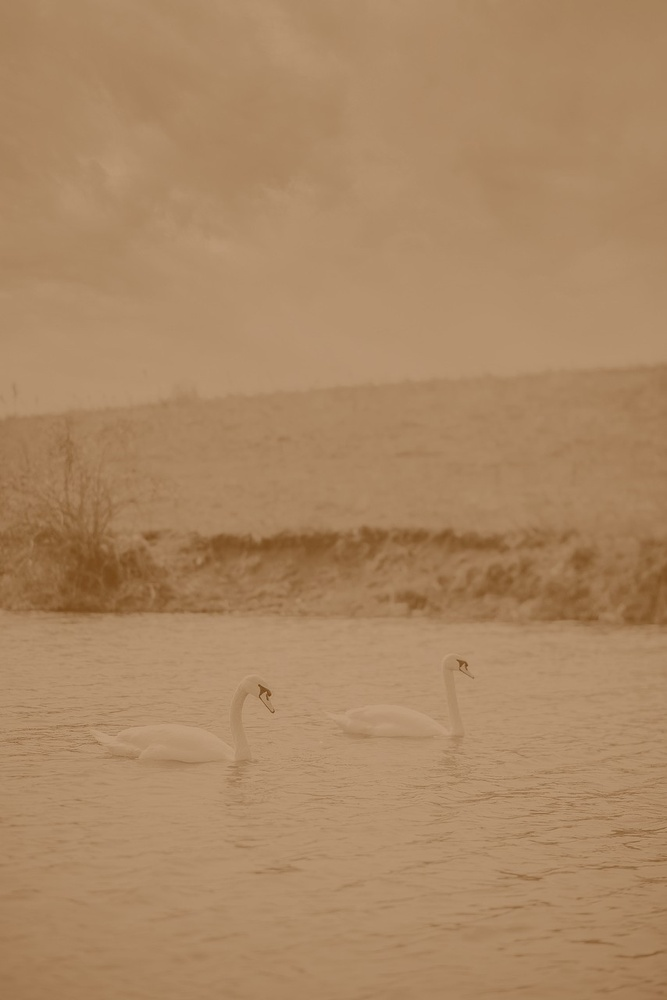
#> input picture input.jpg, 667 x 1000 px, shrunk from 854 x 1280 before the run
$ python bit_plane_slicing.py ../input.jpg
#> lines starting #> are read from the running program, lines starting #| are printed output that depends on the picture; after the words box and inside, x2 and y2 are one past the last pixel; in counts of white or black regions, pixels touching at a corner belong together
import sys
import numpy as np
import cv2
import matplotlib.pyplot as plt

def get_bit_plane(gray_img: np.ndarray, bit: int) -> np.ndarray:

    plane = (gray_img >> bit) & 1
    return plane * 255

def main():
    path = sys.argv[1] if len(sys.argv) > 1 else "nature.jpg"
    img = cv2.imread(path)
#> img is the input picture: shape (1000, 667, 3); mean B, G, R 99.5, 135.5, 170.7
    if img is None:
        raise FileNotFoundError(f"Could not read image at '{path}'")

    gray = cv2.cvtColor(img, cv2.COLOR_BGR2GRAY)
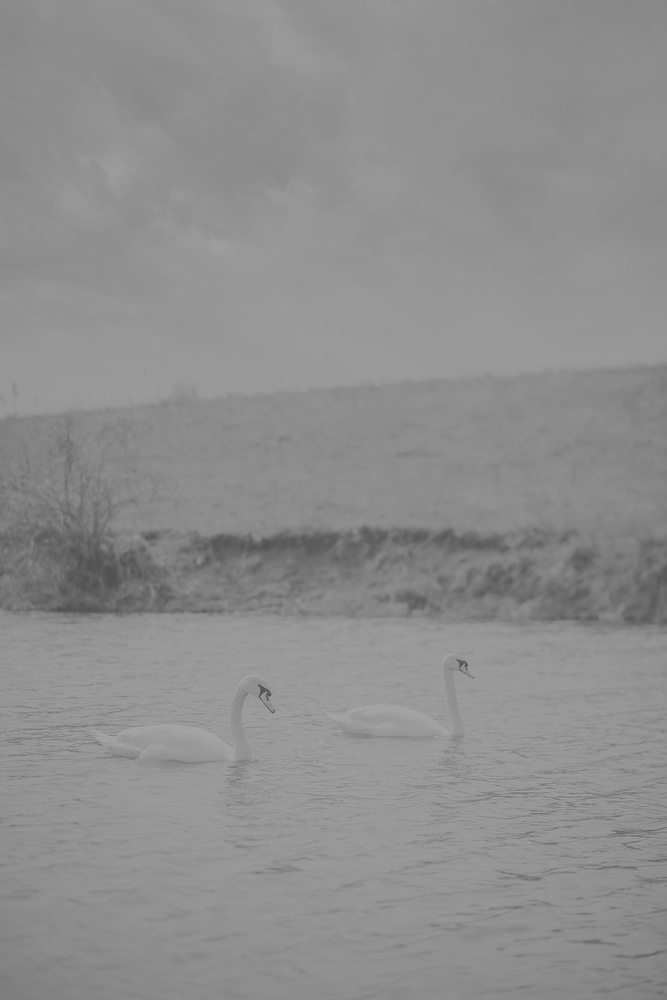
#> gray: shape (1000, 667); min 68, max 167, mean 141.9

    # Extract all 8 bit planes, from bit 7 (MSB) down to bit 0 (LSB)
    planes = [get_bit_plane(gray, bit) for bit in range(7, -1, -1)]
#> in get_bit_plane, `plane = (gray_img >> bit) & 1`:
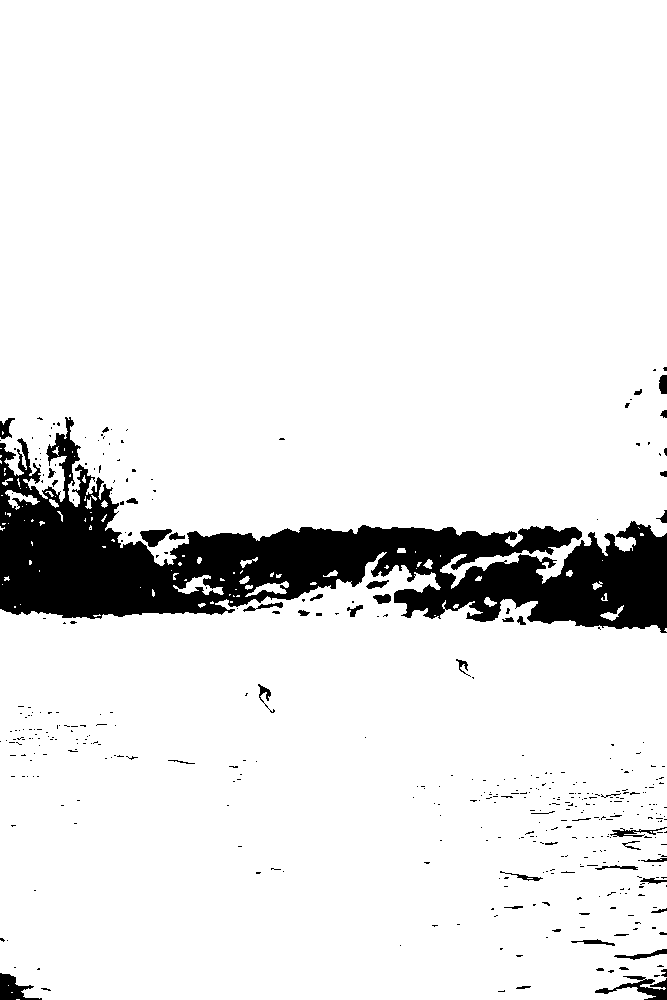
#> plane: shape (1000, 667); values 0 (black) and 1 (white), 91.3% white; 421 black regions (375 under 20 px), largest, box (x1, y1, x2, y2) and area: (0, 417, 667, 633) 52429, (595, 976, 667, 1000) 625, (0, 973, 42, 1000) 568
#> in get_bit_plane (call 3), `plane = (gray_img >> bit) & 1`: plane: shape (1000, 667); values 0 (black) and 1 (white), 8.4% white; 581 white regions (530 under 20 px), largest, box (x1, y1, x2, y2) and area: (0, 417, 667, 633) 48118, (91, 724, 235, 754) 905, (325, 704, 452, 735) 788
#> call 4 of get_bit_plane, with bit = 4
#> in get_bit_plane (call 4), `plane = (gray_img >> bit) & 1`:
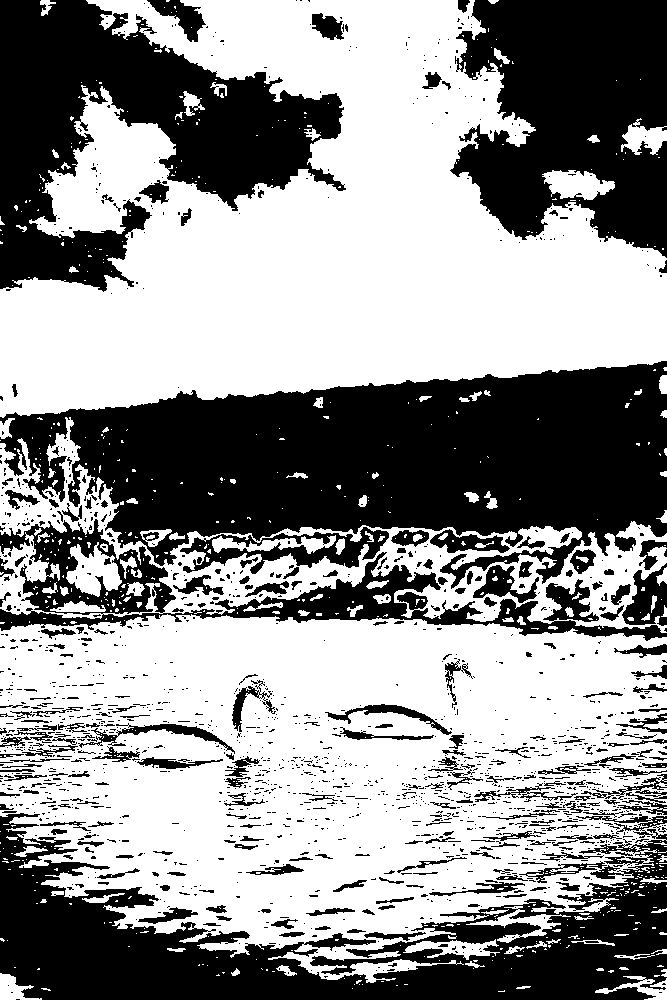
#> plane: shape (1000, 667); values 0 (black) and 1 (white), 57.1% white; 1631 black regions (1365 under 20 px), largest, box (x1, y1, x2, y2) and area: (0, 361, 667, 589) 89634, (0, 813, 667, 1000) 54361, (0, 0, 346, 292) 47444
#> in get_bit_plane (call 5), `plane = (gray_img >> bit) & 1`:
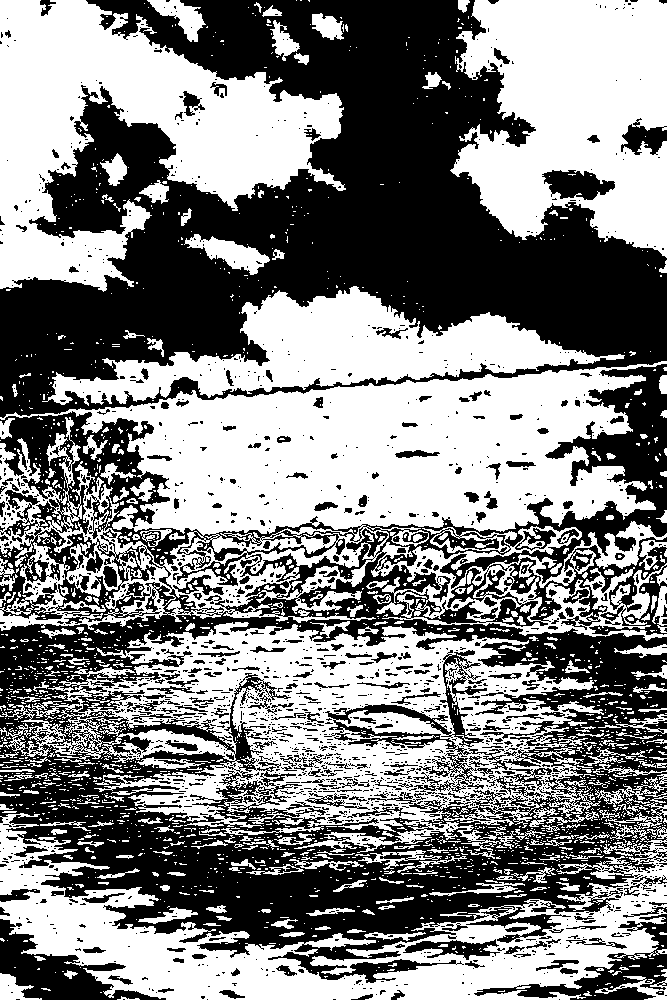
#> plane: shape (1000, 667); values 0 (black) and 1 (white), 51.6% white; 1879 black regions (1575 under 20 px), largest, box (x1, y1, x2, y2) and area: (0, 364, 667, 983) 151816, (0, 0, 667, 418) 135484, (0, 919, 166, 1000) 4873
#> in get_bit_plane (call 6), `plane = (gray_img >> bit) & 1`:
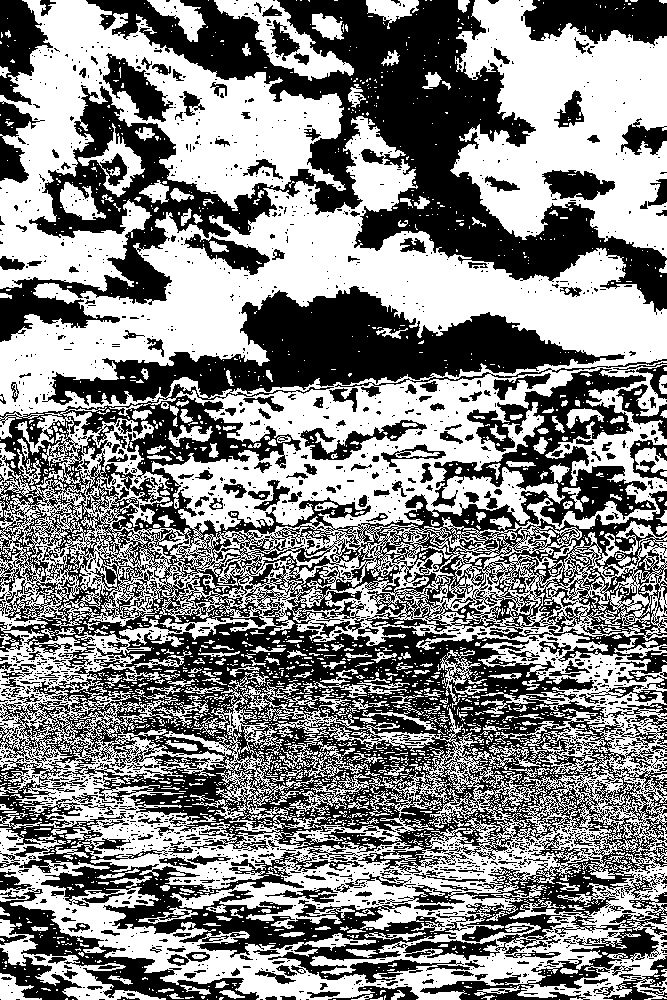
#> plane: shape (1000, 667); values 0 (black) and 1 (white), 52.5% white; 2234 black regions (1932 under 20 px), largest, box (x1, y1, x2, y2) and area: (0, 286, 667, 1000) 192741, (0, 0, 667, 342) 66689, (0, 888, 259, 1000) 5886
#> in get_bit_plane (call 7), `plane = (gray_img >> bit) & 1`:
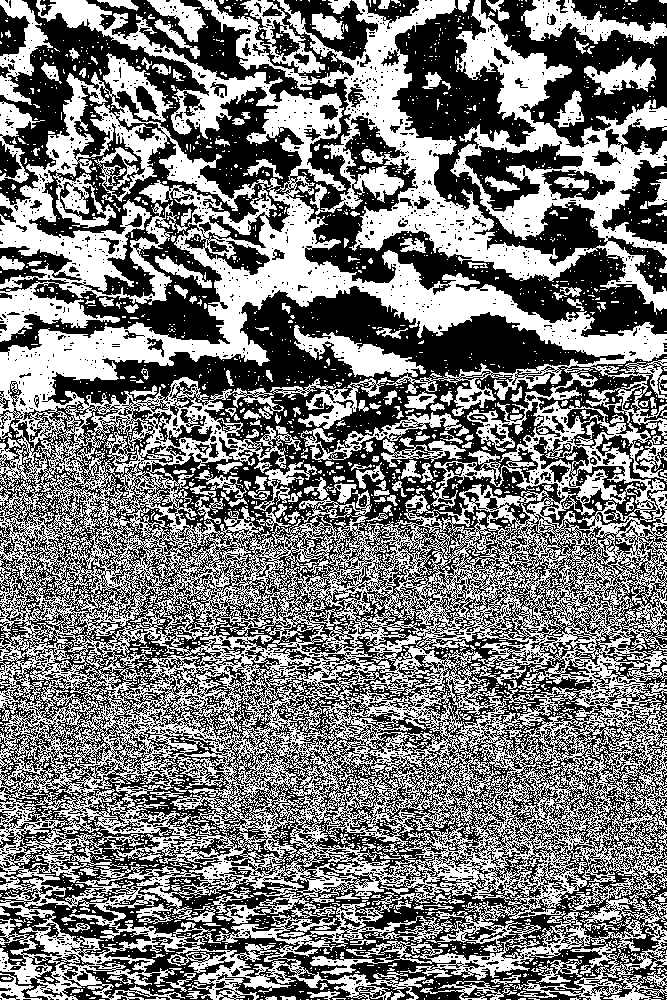
#> plane: shape (1000, 667); values 0 (black) and 1 (white), 47.9% white; 2959 white regions (2710 under 20 px), largest, box (x1, y1, x2, y2) and area: (0, 0, 667, 1000) 240120, (198, 0, 667, 315) 37821, (521, 0, 667, 46) 2890
#> in get_bit_plane (call 8), `plane = (gray_img >> bit) & 1`:
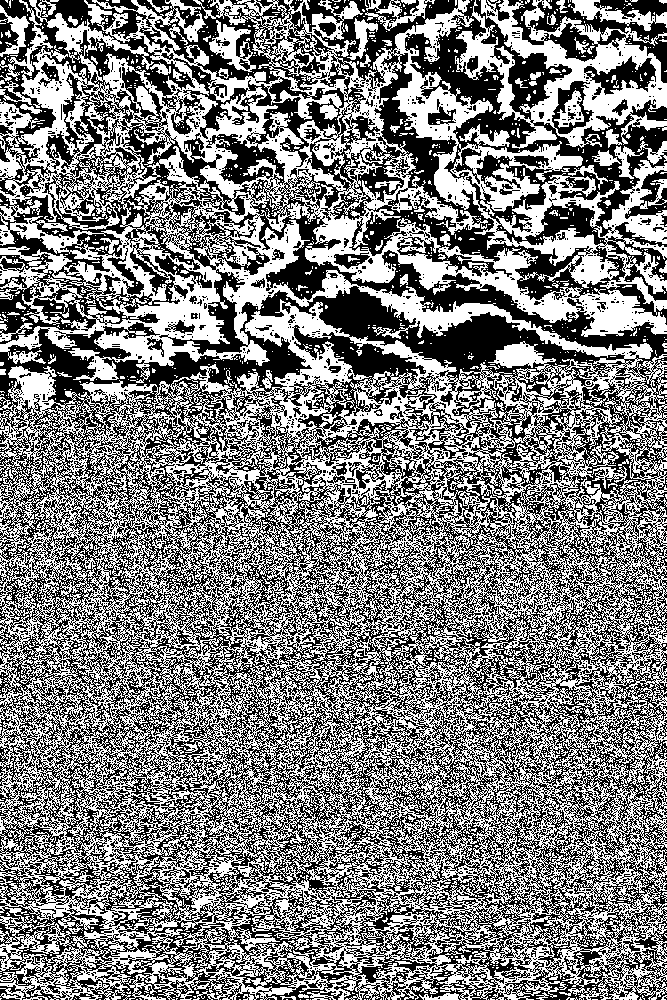
#> plane: shape (1000, 667); values 0 (black) and 1 (white), 49.7% white; 2391 white regions (2289 under 20 px), largest, box (x1, y1, x2, y2) and area: (0, 0, 667, 1000) 304548, (455, 0, 667, 149) 11032, (571, 0, 667, 31) 1068
#> planes = 8 items

    fig, axes = plt.subplots(3, 3, figsize=(12, 12))
    axes = axes.ravel()

    axes[0].imshow(gray, cmap="gray")
    axes[0].set_title("Original (Grayscale) Image")
    axes[0].axis("off")

    for i, (bit, plane) in enumerate(zip(range(7, -1, -1), planes)):
        axes[i + 1].imshow(plane, cmap="gray")
        axes[i + 1].set_title(f"Bit Plane {bit}")
        axes[i + 1].axis("off")
#> this loop made 8 passes
#> bit on passes 1 to 8: 7, 6, 5, 4, 3, 2, 1, 0

    plt.tight_layout()
    plt.savefig("bit_plane_slicing_output.png", dpi=150)
    print("Saved -> bit_plane_slicing_output.png")

if __name__ == "__main__":
    main()
